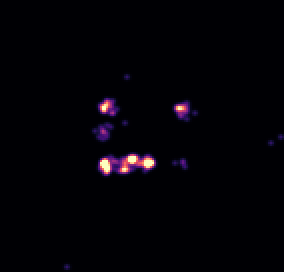
#> input picture Testing code/Bordering Test/Clean_csDNA/group_110.png, 142 x 136 px, found by its file name (shown 2 times larger)
$ python bordering.py
#> lines starting #> are read from the running program, lines starting #| are printed output that depends on the picture; after the words box and inside, x2 and y2 are one past the last pixel; in counts of white or black regions, pixels touching at a corner belong together
import cv2
import numpy as np
import matplotlib.pyplot as plt
from scipy.spatial import ConvexHull
import math

# Load the image
image_path = 'Testing code\Bordering Test\Clean_csDNA\group_110.png'  # Replace with your image path
image = cv2.imread(image_path)
#> image is the input picture: shape (136, 142, 3); mean B, G, R 7.1, 1.7, 3.2

# Convert to grayscale
gray_image = cv2.cvtColor(image, cv2.COLOR_BGR2GRAY)
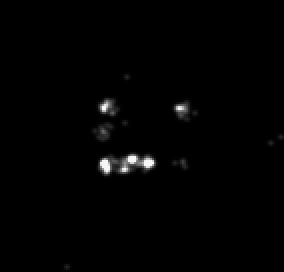
#> gray_image: shape (136, 142) (shown 2 times larger); min 0, max 246, mean 2.3

# Apply threshold to get rid of background
_, thresholded_image = cv2.threshold(gray_image, 200, 255, cv2.THRESH_BINARY)
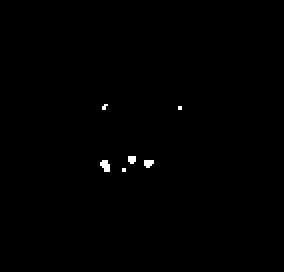
#> thresholded_image: shape (136, 142) (shown 2 times larger); 0.34% white in thin lines or dots, all inside (x1, y1, x2, y2) = (50, 52, 91, 86)

# Find contours
contours, _ = cv2.findContours(thresholded_image, cv2.RETR_EXTERNAL, cv2.CHAIN_APPROX_SIMPLE)
#> contours = 6 contours, all with area under 20

# List to hold centers of spots
centers = []

# Loop through each contour
for contour in contours:
    # Calculate image moments of the contour
    M = cv2.moments(contour)

    # Using the moments, calculate the centroid (center of the spot)
    if M["m00"] != 0:
        cX = int(M["m10"] / M["m00"])
        cY = int(M["m01"] / M["m00"])
        centers.append([cX, cY])
#> this loop made 6 passes
#> (contour, cX, cY) on passes 1, 5: ([[61, 84], [61, 85], [62, 85], [62, 84]], 61, 84), ([[89, 53], [89, 54], [90, 54], [90, 53]], 89, 53)
#> (cX, cY) on passes 2, 3, 4, 6: (73, 81), (52, 82), (65, 79), (51, 53)
#> after the loop, centers = [[61, 84], [73, 81], [52, 82], [65, 79], [89, 53], [51, 53]]

# Assuming 'centers' is your list of center points
centers_array = np.array(centers)
#> centers_array has the same summary as centers

# Compute the convex hull
hull = ConvexHull(centers_array)

# Define a function to check if a point is close to a line segment
def is_point_close_to_line(pt, line_start, line_end, threshold):
    line_magnitude = np.linalg.norm(line_end - line_start)
    distance = np.abs(np.cross(line_end-line_start, line_start-pt)) / line_magnitude
    return distance < threshold

# Compute the length of each edge and check the distance of other points from the edge
valid_edges = []
for edge in hull.simplices:
    line_start, line_end = centers_array[edge[0]], centers_array[edge[1]]
    edge_length = np.linalg.norm(line_end - line_start)
    is_valid = True
    for point_index in range(len(centers_array)):
        if point_index not in edge:
            if is_point_close_to_line(centers_array[point_index], line_start, line_end, 5):
                is_valid = False
                break
    if is_valid:
        valid_edges.append((edge_length, edge))
#> this loop made 5 passes
#> (edge, line_start, line_end, edge_length) on passes 1 to 5: ([4, 5], [89, 53], [51, 53], 38), ([2, 5], [52, 82], [51, 53], 29.02), ([2, 0], [52, 82], [61, 84], 9.22), ([1, 4], [73, 81], [89, 53], 32.25), ([1, 0], [73, 81], [61, 84], 12.37)
#> after the loop, valid_edges = [(38, [4, 5]), (29.02, [2, 5]), (9.22, [2, 0]), (32.25, [1, 4])]

# Now find the longest valid edge
if valid_edges:
    longest_edge = max(valid_edges, key=lambda x: x[0])[1]
#> longest_edge = [4, 5]

# Assuming you have found the 'longest_edge' using the previous steps
point1, point2 = centers_array[longest_edge[0]], centers_array[longest_edge[1]]
#> point1 = [89, 53]; point2 = [51, 53]

# Create a plot
plt.figure(figsize=(6, 6))

# Plot all the centers as blue dots
plt.scatter(centers_array[:, 0], centers_array[:, 1], color='blue', s=20)

# Plot all the edges of the hull as black lines
for simplex in hull.simplices:
    plt.plot(centers_array[simplex, 0], centers_array[simplex, 1], 'k-')
#> this loop made 5 passes

# Highlight the longest edge in green
plt.plot(centers_array[longest_edge, 0], centers_array[longest_edge, 1], color='green', linewidth=2)

# Invert the y-axis to match image coordinates
plt.gca().invert_yaxis()

# Show the plot
plt.axis('off')  # Hide the axes
plt.show()
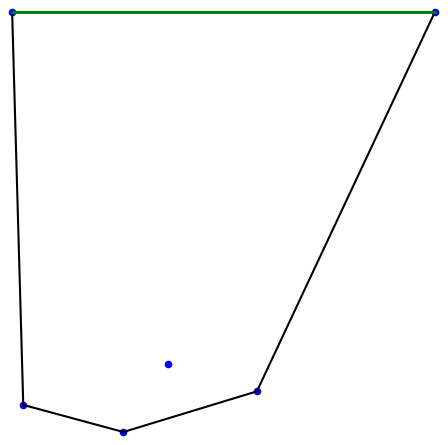
#> figure drawn by matplotlib, 1 panel

print(str(point1))
#| [89 53]
print(str(point2))
#| [51 53]

dx = point2[0] - point1[0]
#> dx = -38
dy = (-1)*point2[1] - (-1)*point1[1]
#> dy = 0

angle_of_rotation = np.arctan2(dy, dx)
#> angle_of_rotation = 3.14

# Compute the angle to horizontal
angle_to_horizontal = np.degrees(angle_of_rotation)
#> angle_to_horizontal = 180

# If the angle is negative, we rotate counter-clockwise by its absolute value
rotation_angle = 180-angle_to_horizontal if angle_to_horizontal < 0 else 360-angle_to_horizontal
#> rotation_angle = 180

# Compute center for rotation, which is the midpoint of the longest line
rotation_center = ((point1[0] + point2[0]) / 2, (point1[1] + point2[1]) / 2)
#> rotation_center = (70, 53)

# Compute rotation matrix
rotation_matrix = cv2.getRotationMatrix2D(rotation_center, rotation_angle, 1.0)
#> rotation_matrix = [[-1, 1.22e-16, 140], [-1.22e-16, -1, 106]]

# Perform the rotation
(h, w) = gray_image.shape[:2]
#> h = 136; w = 142
rotated_image = cv2.warpAffine(image, rotation_matrix, (w, h), flags=cv2.INTER_LINEAR, borderMode=cv2.BORDER_CONSTANT, borderValue=(255, 255, 255))
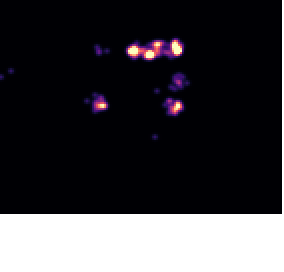
#> rotated_image: shape (136, 142, 3) (shown 2 times larger); mean B, G, R 62, 57.5, 59

# Apply this rotation to each center point
rotated_centers = np.vstack([np.dot(rotation_matrix, np.array([*center, 1])) for center in centers_array])
#> rotated_centers = [[79, 22], [67, 25], [88, 24], [75, 27], [51, 53], [89, 53]]

# Recalculate the hull for visual consistency in plot, though it's not necessary for rotation proof
rotated_hull = ConvexHull(rotated_centers)


def point_below_line(point, line_start, line_end):
    """ Returns True if the point is below the line segment formed by line_start and line_end """
    # Calculate line equation coefficients
    a = line_end[1] - line_start[1]  # y2 - y1
    b = line_start[0] - line_end[0]  # x1 - x2
    c = line_end[0] * line_start[1] - line_start[0] * line_end[1]  # x2*y1 - x1*y2

    # Substitute point into line equation to determine position relative to line
    # Point is below line if result is less than 0 (assuming y-axis points down in image coordinates)
    return (a * point[0] + b * point[1] + c) > 0

# Assuming 'rotated_centers' and 'longest_edge' from previous steps
exclude_points = set(longest_edge)
#> exclude_points = 2 items
points_below_line = False

for i, point in enumerate(rotated_centers):
    if i not in exclude_points:
        if point_below_line(point, rotated_centers[longest_edge[0]], rotated_centers[longest_edge[1]]):
            points_below_line = True
            break
#> this loop made 1 pass
#> (point, a in point_below_line, b in point_below_line, c in point_below_line, points_below_line) on pass 1: ([79, 22], 7.11e-15, -38, 2014, True)

# Rotate the image by 180 degrees if any point is below the line
if points_below_line:
    rotation_matrix_180 = cv2.getRotationMatrix2D(rotation_center, 180, 1.0)
#> rotation_matrix_180 = [[-1, 1.22e-16, 140], [-1.22e-16, -1, 106]]
    rotated_image = cv2.warpAffine(rotated_image, rotation_matrix_180, (w, h))

    # Apply this rotation to each center point
    rotated_centers = np.vstack([np.dot(rotation_matrix_180, np.array([*center, 1])) for center in rotated_centers])
#> rotated_centers has the same summary as centers

    # Recalculate the hull for visual consistency in plot, though it's not necessary for rotation proof
    rotated_hull = ConvexHull(rotated_centers)


# Plot the rotated image
plt.figure(figsize=(6, 6))
plt.imshow(cv2.cvtColor(rotated_image, cv2.COLOR_BGR2RGB))

# Plot the rotated center points as blue dots
plt.scatter(rotated_centers[:, 0], rotated_centers[:, 1], color='blue', s=20)

# Highlight the longest valid rotated edge in green
plt.plot(rotated_centers[longest_edge, 0], rotated_centers[longest_edge, 1], color='green', linewidth=2)

plt.axis('off')  # Hide the axes
plt.show()
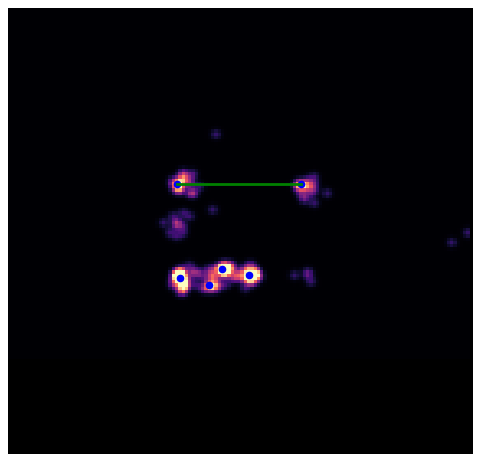
#> figure drawn by matplotlib, 1 panel

$ run again, with Testing code/Bordering Test/Clean_csDNA/group_19.png copied over Testing code/Bordering Test/Clean_csDNA/group_110.png
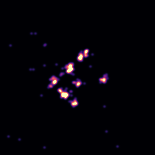
#> input picture Testing code/Bordering Test/Clean_csDNA/group_19.png, 155 x 155 px, found by its file name
#> image is the input picture: shape (155, 155, 3); mean B, G, R 7.9, 2.3, 4
#> `_, thresholded_image = cv2.threshold(gray_image, 200, 255, cv2.THRESH_..`:
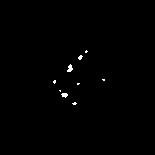
#> thresholded_image: shape (155, 155); 0.45% white in thin lines or dots, all inside (x1, y1, x2, y2) = (53, 50, 105, 105)
#> contours = 9 contours, 8 with area under 20; largest, box (x1, y1, x2, y2) and area: (67, 64, 73, 72) 20
#> the loop `for contour in contours:` made 9 passes
#> (contour, cX, cY) on passes 3, 4, 6: ([[59, 90], [60, 91], [60, 90]], 59, 90), ([[77, 83], [77, 84], [78, 84], [79, 83]], 77, 83), ([[102, 79], [103, 80], [104, 80], [104, 79]], 103, 79)
#> after the loop `for contour in contours:`: centers = [[74, 103], [64, 94], [59, 90], [77, 83], [54, 81], [103, 79], [69, 68], [79, 57], [85, 51]]
#> centers_array has the same summary as centers
#> the loop `for edge in hull.simplices:` made 5 passes
#> (edge, line_start, line_end, edge_length) on passes 1 to 5: ([8, 4], [85, 51], [54, 81], 43.14), ([8, 5], [85, 51], [103, 79], 33.29), ([0, 5], [74, 103], [103, 79], 37.64), ([2, 4], [59, 90], [54, 81], 10.3), ([2, 0], [59, 90], [74, 103], 19.85)
#> after the loop `for edge in hull.simplices:`: valid_edges = [(33.29, [8, 5]), (37.64, [0, 5])]
#> longest_edge = [0, 5]
#> point1 = [74, 103]; point2 = [103, 79]
#> the loop `for simplex in hull.simplices:` made 5 passes
#> simplex on passes 1 to 5: [8, 4], [8, 5], [0, 5], [2, 4], [2, 0]
#| [ 74 103]
#| [103  79]
#> dx = 29
#> dy = 24
#> angle_of_rotation = 0.691
#> angle_to_horizontal = 39.61
#> rotation_angle = 320.4
#> rotation_center = (88.5, 91)
#> rotation_matrix = [[0.77, -0.638, 78.34], [0.638, 0.77, -35.53]]
#> `rotated_centers = np.vstack([np.dot(rotation_matrix, np.array([*center..`: rotated_centers = [[69.68, 91], [67.71, 77.69], [66.41, 71.42], [84.74, 77.5], [68.3, 61.3], [107.3, 91], [88.14, 60.85], [102.9, 58.75], [111.3, 57.95]]
#> exclude_points = 2 items
#> the loop `for i, point in enumerate(rotated_centers):` made 2 passes
#> (point, a in point_below_line, b in point_below_line, c in point_below_line, points_below_line) on pass 2: ([67.71, 77.69], 0, -37.64, 3425.5, True)
#> rotation_matrix_180 = [[-1, 1.22e-16, 177], [-1.22e-16, -1, 182]]
#> `rotated_centers = np.vstack([np.dot(rotation_matrix_180, np.array([*ce..`: rotated_centers = [[107.3, 91], [109.3, 104.3], [110.6, 110.6], [92.26, 104.5], [108.7, 120.7], [69.68, 91], [88.86, 121.2], [74.14, 123.3], [65.69, 124]]
#> `plt.show()`:
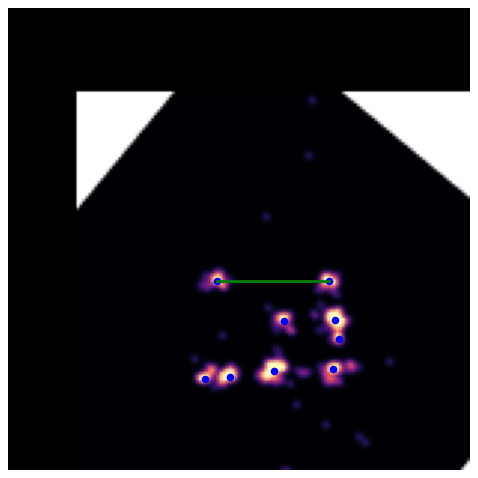
#> figure drawn by matplotlib, 1 panel

$ run again, with Testing code/Bordering Test/Clean_csDNA/group_24.png copied over Testing code/Bordering Test/Clean_csDNA/group_110.png
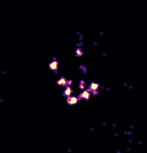
#> input picture Testing code/Bordering Test/Clean_csDNA/group_24.png, 147 x 153 px, found by its file name
#> image is the input picture: shape (153, 147, 3); mean B, G, R 8.9, 3, 5.2
#> `_, thresholded_image = cv2.threshold(gray_image, 200, 255, cv2.THRESH_..`:
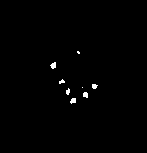
#> thresholded_image: shape (153, 147); 0.67% white; 8 white regions (3 under 20 px)
#> contours = 8 contours, 7 with area under 20; largest, box (x1, y1, x2, y2) and area: (50, 62, 56, 69) 20
#> the loop `for contour in contours:` made 8 passes
#> (cX, cY) on passes 1, 2, 3, 5, 6, 7, 8: (72, 100), (85, 94), (67, 91), (94, 85), (61, 81), (52, 65), (78, 52)
#> after the loop `for contour in contours:`: centers = [[72, 100], [85, 94], [67, 91], [94, 85], [61, 81], [52, 65], [78, 52]]
#> centers_array has the same summary as centers
#> the loop `for edge in hull.simplices:` made 6 passes
#> (edge, line_start, line_end, edge_length) on passes 1 to 6: ([6, 5], [78, 52], [52, 65], 29.07), ([6, 3], [78, 52], [94, 85], 36.67), ([4, 5], [61, 81], [52, 65], 18.36), ([4, 0], [61, 81], [72, 100], 21.95), ([1, 3], [85, 94], [94, 85], 12.73), ([1, 0], [85, 94], [72, 100], 14.32)
#> after the loop `for edge in hull.simplices:`: valid_edges = [(29.07, [6, 5]), (36.67, [6, 3])]
#> longest_edge = [6, 3]
#> point1 = [78, 52]; point2 = [94, 85]
#> the loop `for simplex in hull.simplices:` made 6 passes
#> simplex on passes 1 to 6: [6, 5], [6, 3], [4, 5], [4, 0], [1, 3], [1, 0]
#| [78 52]
#| [94 85]
#> dx = 16
#> dy = -33
#> angle_of_rotation = -1.12
#> angle_to_horizontal = -64.13
#> rotation_angle = 244.1
#> rotation_center = (86, 68.5)
#> rotation_matrix = [[-0.436, -0.9, 185.2], [0.9, -0.436, 21]]
#> rotated_centers = [[63.76, 42.16], [63.49, 56.48], [74.04, 41.59], [67.66, 68.5], [85.66, 40.55], [104, 39.43], [104.3, 68.5]]
#> exclude_points = 2 items
#> the loop `for i, point in enumerate(rotated_centers):` made 7 passes
#> `plt.show()`:
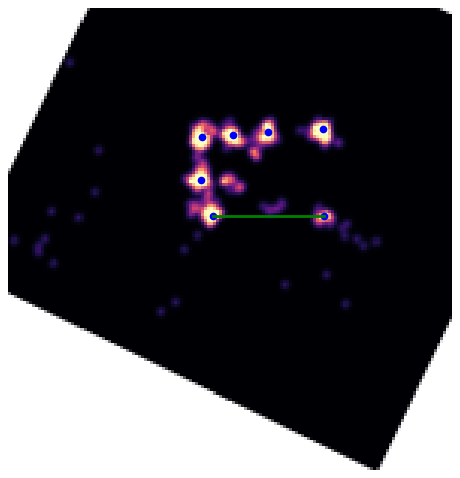
#> figure drawn by matplotlib, 1 panel
